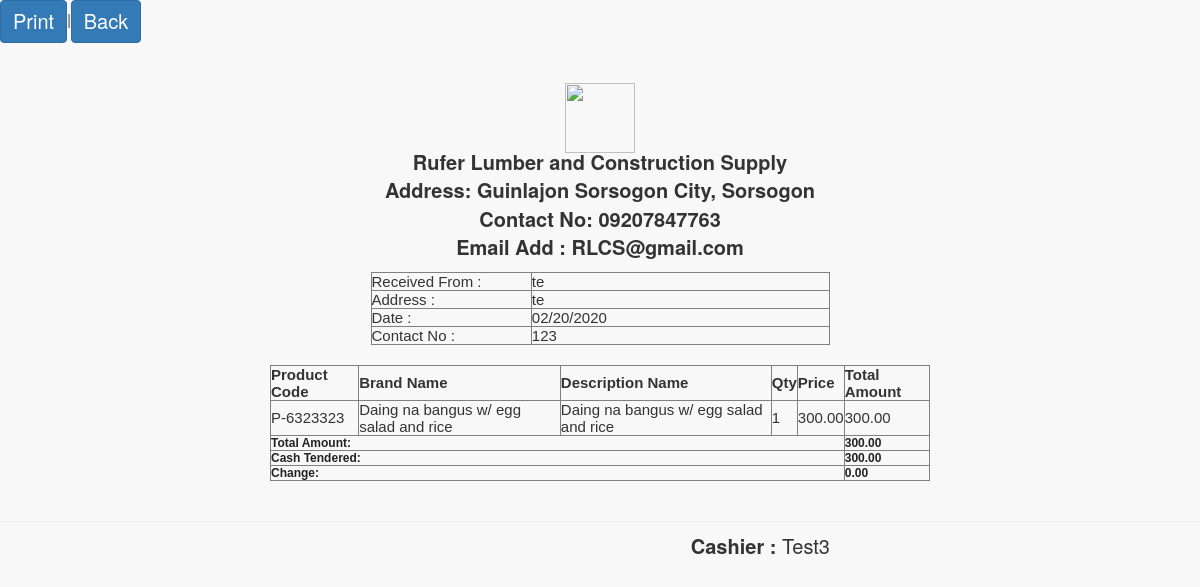
The page /pages/attendant/preview.php?invoice=RS-308373 on the database its author committed.
### tables this page shows
CREATE TABLE `sales` (
  `transaction_id` int(11) NOT NULL,
  `invoice_number` varchar(100) NOT NULL,
  `cashier` varchar(100) NOT NULL,
  `date` varchar(25) NOT NULL,
  `type` varchar(100) NOT NULL,
  `amount` varchar(100) NOT NULL,
  `due_date` varchar(100) NOT NULL,
  `name` varchar(100) NOT NULL,
  `balance` varchar(100) NOT NULL,
  `total_amount` varchar(30) NOT NULL,
  `cash` varchar(100) NOT NULL,
  `month` varchar(20) NOT NULL,
  `year` varchar(20) NOT NULL,
  `p_amount` varchar(30) NOT NULL,
  `vat` varchar(30) NOT NULL,
  `address` varchar(80) NOT NULL,
  `contact_number` varchar(11) NOT NULL
);

CREATE TABLE `sales_order` (
  `transaction_id` int(11) NOT NULL,
  `invoice` varchar(100) NOT NULL,
  `product` varchar(100) NOT NULL,
  `qty` varchar(100) NOT NULL,
  `amount` varchar(100) NOT NULL,
  `name` varchar(100) NOT NULL,
  `price` varchar(100) NOT NULL,
  `discount` varchar(100) NOT NULL,
  `category` varchar(100) NOT NULL,
  `date` varchar(25) NOT NULL,
  `omonth` varchar(25) NOT NULL,
  `oyear` varchar(25) NOT NULL,
  `qtyleft` varchar(25) NOT NULL,
  `dname` varchar(50) NOT NULL,
  `vat` varchar(20) NOT NULL,
  `total_amount` varchar(30) NOT NULL,
  `table_number` varchar(25) NOT NULL,
  `order_status` varchar(100) NOT NULL
);

### pages/attendant/preview.php (the view, shortened to what this page needs)
<link href="vendor/bootstrap/css/bootstrap.min.css" rel="stylesheet">
<link href="vendor/metisMenu/metisMenu.min.css" rel="stylesheet">
<link href="dist/css/sb-admin-2.css" rel="stylesheet">
<link href="vendor/font-awesome/css/font-awesome.min.css" rel="stylesheet" type="text/css">
<a class = "btn btn-primary" href="javascript:Clickheretoprint()" style="font-size:20px";>Print</a>|<a class = "btn btn-primary" href="home.php" style="font-size:20px";>Back</a>
<?php
$invoice=$_GET['invoice'];
include('connect.php');
$result = $db->prepare("SELECT * FROM sales WHERE invoice_number= :userid");
$result->bindParam(':userid', $invoice);
$result->execute();
for($i=0; $row = $result->fetch(); $i++){
	$cname=$row['name'];
	$caddress=$row['address'];
	$date=$row['date'];
	$cash=$row['due_date'];
	$cashier=$row['cashier'];
	$contact_number=$row['contact_number'];
	$pt=$row['type'];
	$am=$row['amount'];
	if($pt=='cash'){
		$cash=$row['cash'];
		$amount=$cash-$am;
	}
}
?>
<div class="content" id="content">
<center>
	<div style="margin: 0 auto; padding: 20px; width: 700px; font-weight: normal;">
	<img src="logo.png" style="width:70px;height:70px;align:center;margin-bottom:-25px">
		<div style="width: 100%;">
			<div style="width: 459px;">
			<br>
			<p style="font-size: 20px;"><b>	Rufer Lumber and Construction Supply <br />
					Address: Guinlajon Sorsogon City, Sorsogon<br />
					Contact No: 09207847763<br>
					Email Add : RLCS@gmail.com</b><br></p>
					<div>
						<table border="1" cellpadding="4" cellspacing="0" style="font-family: arial; font-size: 15px;text-align:left;width : 100%;">
							<tr>
								<td width="35%">Received From : </td>
								<td width="75%"><?php echo $cname ?></td>
							</tr>
							<tr>
								<td width="35%">Address : </td>
								<td width="35%"><?php echo $caddress ?></td>
							</tr>
							<tr>
								<td width="35%">Date : </td>
								<td width="75%"><?php echo $date?></td>
							</tr>
							<tr>
								<td width="25%">Contact No : </td>
								<td width="75%"><?php echo $contact_number ?></td>
							</tr>
						</table>
					</div>
				</div>
			</div><br>
			<div style="width: 100%">
				<table border="1" cellpadding="4" cellspacing="0" style="font-family: arial; font-size: 15px;text-align:left;" width="100%">
					<thead>
						<tr>
							<th> Product Code </th>
							<th> Brand Name </th>
							<th> Description Name </th>
							<th> Qty </th>
							<th> Price </th>
							<th> Total Amount </th>
						</tr>
					</thead>
					<tbody>
						<?php
						$id=$_GET['invoice'];
						$result = $db->prepare("SELECT * FROM sales_order WHERE invoice= :userid");
						$result->bindParam(':userid', $id);
						$result->execute();
						for($i=0; $row = $result->fetch(); $i++){
							?>
							<tr class="record">
								<td><?php echo $row['product']; ?></td>
								<td><?php echo $row['name']; ?></td>
								<td><?php echo $row['dname']; ?></td>
								<td><?php echo $row['qty']; ?></td>
								<td>
									<?php
									$ppp=$row['price'];
									echo formatMoney($ppp, true);
									?>
								</td>
								<td>
									<?php
									$dfdf=$row['total_amount'];
									echo formatMoney($dfdf, true);
									?>
								</td>
							</tr>
							<?php
						}
						?>
						<?php if($pt=='cash'){
							?>
							<tr>
								<td colspan="5"><strong style="font-size: 12px; color: #222222;">Total Amount:</strong></td>
								<td colspan="3"><strong style="font-size: 12px; color: #222222;">
									<?php
									$sdsd=$_GET['invoice'];
									$resultas = $db->prepare("SELECT sum(total_amount) FROM sales_order WHERE invoice= :a");
									$resultas->bindParam(':a', $sdsd);
									$resultas->execute();
									for($i=0; $rowas = $resultas->fetch(); $i++){
										$fgfg=$rowas['sum(total_amount)'];
										echo formatMoney($fgfg, true);
									}
									?>
								</strong></td>
							</tr>
							<tr>
								<td colspan="5"><strong style="font-size: 12px; color: #222222;">Cash Tendered:</strong></td>
								<td colspan="2"><strong style="font-size: 12px; color: #222222;">
									<?php
									echo formatMoney($cash, true);
									?>
								</strong></td>
							</tr>
								<?php
						}
						?>
						<tr>
							<td colspan="5"><strong style="font-size: 12px; color: #222222;">
								<?php
								if($pt=='cash'){
									echo 'Change:';
								}
								?>
							</strong></td>
							<td colspan="3"><strong style="font-size: 12px; color: #222222;">
								<?php
								function formatMoney($number, $fractional=false) {
									if ($fractional) {
										$number = sprintf('%.2f', $number);
									}
									while (true) {
										$replaced = preg_replace('/(-?\d+)(\d\d\d)/', '$1,$2', $number);
										if ($replaced != $number) {
											$number = $replaced;
										} else {
											break;
										}
									}
									return $number;
								}
								if($pt=='cash'){
									echo formatMoney($amount, true);
								}
								?>
							</strong></td>
						</tr>
					</tbody>
				</table>
				</center>
				<hr>
			</div>
			<div style="text-align: right;margin-right: 370px; margin-top: -10px; font-size: 20px;"><b>Cashier :</b> <?php echo $cashier ?></div>

### rows shown on the page
sales: name "te", address "te", date "02/20/2020", contact_number "123", cash "300.00", formatMoney($amount, true) "0.00", cashier "Test3"
sales_order: product "P-6323323", name "Daing na bangus w/ egg salad and rice", dname "Daing na bangus w/ egg salad and rice", qty "1", price "300.00", total_amount "300.00"

### other values the page prints
formatMoney($fgfg, true) "300.00"
